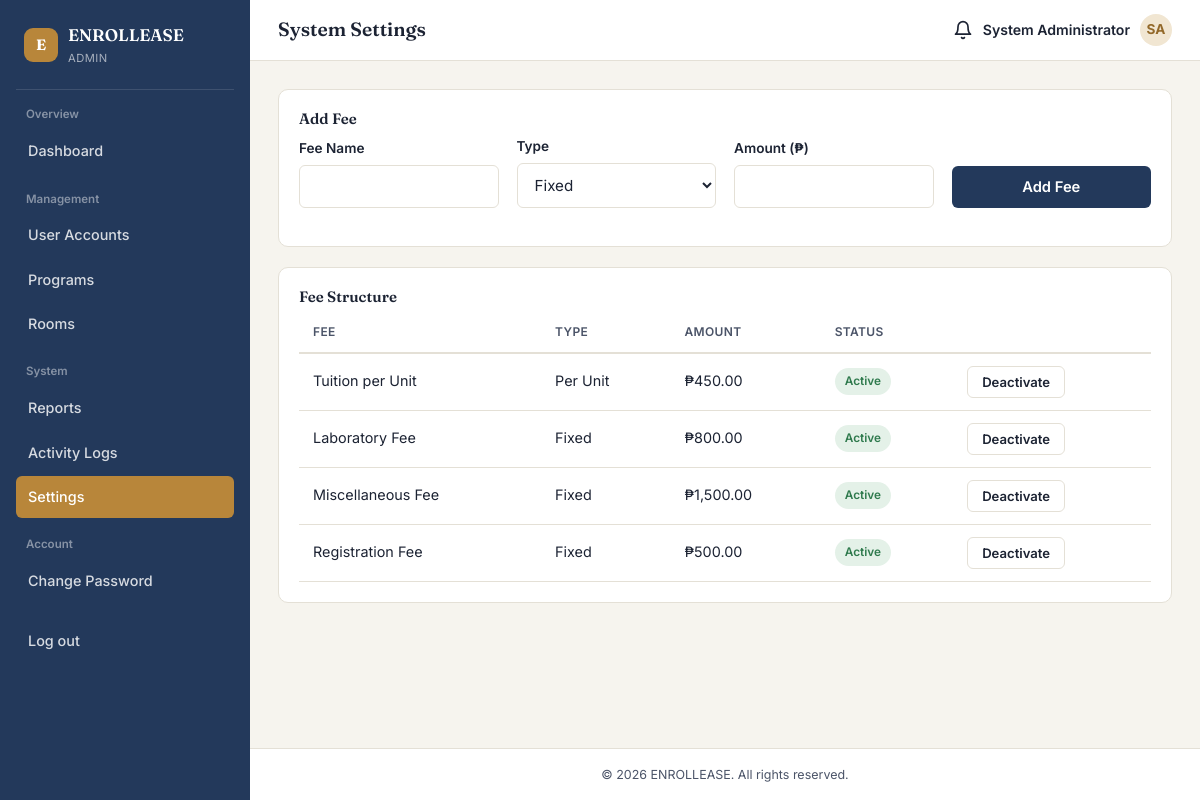
Screenshot of /admin/settings.php (signed in) with the database file from the repository.
### tables this page shows
CREATE TABLE fee_structure (
    fee_id INT AUTO_INCREMENT PRIMARY KEY,
    fee_name VARCHAR(100) NOT NULL,        
    fee_type ENUM('Per Unit','Fixed') NOT NULL DEFAULT 'Fixed',
    amount DECIMAL(10,2) NOT NULL,
    program_id INT NULL,                   
    is_active TINYINT(1) NOT NULL DEFAULT 1,
    FOREIGN KEY (program_id) REFERENCES programs(program_id) ON DELETE SET NULL
);

### includes/functions.php (called while the page is built, shortened)
<?php
function e(?string $value): string
{
    return htmlspecialchars($value ?? '', ENT_QUOTES, 'UTF-8');
}

### admin/settings.php (the view, shortened to what this page needs)
<?php
require_once __DIR__ . '/../includes/auth.php';
$fees = $pdo->query("SELECT * FROM fee_structure ORDER BY fee_id DESC")->fetchAll();
require_once __DIR__ . '/../includes/header.php';
?>
<div class="card">
    <h4>Add Fee</h4>
    <form method="POST" class="grid grid-4" style="align-items:end;">
        <div class="field"><label>Fee Name</label><input type="text" name="fee_name" required></div>
        <div class="field"><label>Type</label><select name="fee_type">
                <option>Fixed</option>
            </select></div>
        <div class="field"><label>Amount (&#8369;)</label><input type="number" step="0.01" min="0" name="amount"
                required></div>
        <div class="field"><label style="visibility:hidden;">&nbsp;</label>
            <button class="btn btn-primary" type="submit">Add Fee</button>
        </div>
    </form>
</div>
<div class="card" style="margin-top:20px;">
    <h4>Fee Structure</h4>
    <table>
        <thead>
            <tr>
                <th>Fee</th>
                <th>Type</th>
                <th>Amount</th>
                <th>Status</th>
                <th></th>
            </tr>
        </thead>
        <tbody>
            <?php foreach ($fees as $f): ?>
                <tr>
                    <td><?= e($f['fee_name']) ?></td>
                    <td><?= e($f['fee_type']) ?></td>
                    <td>&#8369;<?= number_format($f['amount'], 2) ?></td>
                    <td><span
                            class="badge badge-<?= $f['is_active'] ? 'success' : 'neutral' ?>"><?= $f['is_active'] ? 'Active' : 'Inactive' ?></span>
                    </td>
                    <td>
                        <form method="POST"><?= csrfField() ?>
                            <button
                                class="btn btn-outline btn-sm"><?= $f['is_active'] ? 'Deactivate' : 'Activate' ?></button>
                        </form>
                    </td>
                </tr>
            <?php endforeach; ?>
        </tbody>
    </table>
</div>
<?php require_once __DIR__ . '/../includes/footer.php'; ?>

### assets/css/style.css (style rules this page uses)
:root { --ink: #1c2333; --ink-soft: #4b5468; --parchment: #f6f4ee; --surface: #ffffff; --line: #e4e0d6; --brass: #b8863a; --brass-dark: #93692a; --brass-tint: #f1e6d2; --navy: #23395b; --navy-dark: #182740; --success: #2f7a4d; --success-tint: #e4f1e8; --warning: #b8863a; --warning-tint: #f6ecd9; --danger: #b4453a; --danger-tint: #f7e6e3; --info: #2f5d8a; --info-tint: #e4edf5; --radius-sm: 6px; --radius-md: 10px; --radius-lg: 16px; --shadow-1: 0 1px 2px rgba(28, 35, 51, 0.06); --shadow-2: 0 6px 20px rgba(28, 35, 51, 0.08); --font-display: "Fraunces", Georgia, serif; --font-body: "Inter", -apple-system, BlinkMacSystemFont, sans-serif; }
* { box-sizing: border-box; }
html { -webkit-text-size-adjust: 100%; }
body { margin: 0; font-family: var(--font-body); background: var(--parchment); color: var(--ink); line-height: 1.55; font-size: 15px; overflow-x: hidden; }
h1, h2, h3, h4 { font-family: var(--font-display); font-weight: 600; line-height: 1.2; margin: 0 0 0.5em; color: var(--ink); }
.field { margin-bottom: 18px; }
.field label { display: block; font-size: 0.85rem; font-weight: 600; margin-bottom: 6px; color: var(--ink); }
input[type="text"], input[type="email"], input[type="password"], input[type="number"], input[type="date"], input[type="tel"], select, textarea { width: 100%; padding: 11px 13px; font-family: var(--font-body); font-size: 0.95rem; border: 1px solid var(--line); border-radius: var(--radius-sm); background: var(--surface); color: var(--ink); transition: border-color 0.15s ease, box-shadow 0.15s ease; }
.btn { display: inline-flex; align-items: center; justify-content: center; gap: 8px; padding: 11px 20px; border-radius: var(--radius-sm); font-family: var(--font-body); font-weight: 600; font-size: 0.92rem; border: 1px solid transparent; cursor: pointer; transition: transform 0.05s ease, background 0.15s ease, box-shadow 0.15s ease; text-decoration: none; }
.btn-primary { background: var(--navy); color: #fff; width: 100%; }
.btn-outline { background: transparent; border-color: var(--line); color: var(--ink); }
.btn-sm { padding: 7px 14px; font-size: 0.82rem; }
.grid { display: grid; gap: 18px; }
.grid-4 { grid-template-columns: repeat(4, 1fr); }
.card { background: var(--surface); border: 1px solid var(--line); border-radius: var(--radius-md); padding: 20px; min-width: 0; overflow-wrap: break-word; }
table { width: 100%; border-collapse: collapse; font-size: 0.9rem; }
thead th { text-align: left; font-size: 0.75rem; text-transform: uppercase; letter-spacing: 0.03em; color: var(--ink-soft); font-weight: 600; padding: 10px 14px; border-bottom: 2px solid var(--line); }
tbody td { padding: 12px 14px; border-bottom: 1px solid var(--line); color: var(--ink); }
.badge { display: inline-block; padding: 4px 10px; border-radius: 100px; font-size: 0.74rem; font-weight: 600; }
.badge-success { background: var(--success-tint); color: var(--success); }

### rows the page displays
fee_structure: fee_name "Tuition per Unit", fee_type "Per Unit", amount "450.00", is_active "Active"
fee_structure: fee_name "Laboratory Fee", fee_type "Fixed", amount "800.00", is_active "Active"
fee_structure: fee_name "Miscellaneous Fee", fee_type "Fixed", amount "1,500.00", is_active "Active"
fee_structure: fee_name "Registration Fee", fee_type "Fixed", amount "500.00", is_active "Active"

### other values shown
SITE_NAME "ENROLLEASE"
str_replace('_', ' ', $roleName) "ADMIN"
$label "Overview"
$text "Dashboard"
$label "Management"
$text "User Accounts"
$text "Programs"
$text "Rooms"
$label "System"
$text "Reports"
$text "Activity Logs"
$text "Settings"
$label "Account"
$text "Change Password"
$pageTitle "System Settings"
